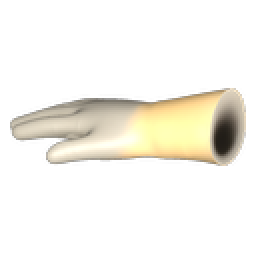
#> input picture assets/naiwa_hand_cursor-CH4k1llj.png, 128 x 128 px (shown 2 times larger)
$ python pixel-metrics.py ../assets/naiwa_hand_cursor-CH4k1llj.png
#> lines starting #> are read from the running program, lines starting #| are printed output that depends on the picture
# -*- coding: utf-8 -*-
"""
只读像素曝光度量：复算与对照截图用同一口径。

口径（与 docs/evidence/show-layer-status-20261109.md 的 0.41%/0.07%/110-112.5 对齐）：
  nearWhite = RGB 三通道全部 > 240 的像素占全图比例
  blown     = RGB 三通道全部 > 250 的像素占全图比例
  mean      = 全图 RGB 均值（同时给 Rec.709 亮度均值作参考）

用法： python -X utf8 scripts/pixel-metrics.py <png...>
"""
import os
import sys

import numpy as np
from PIL import Image


def metrics(path):
#> called with path = '../assets/naiwa_hand_cursor-CH4k1llj.png'
    im = np.asarray(Image.open(path).convert("RGB")).astype(np.float64)
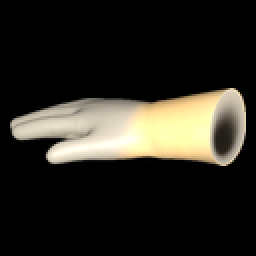
#> im: shape (128, 128, 3) float64 (shown 2 times larger); mean R, G, B 42.1, 39.7, 32.4
    gray = im.mean(axis=2)  # 通道算术均值：与基线 0.41% / 0.07% 口径一致（已用 v3-show3 主图反推验证）
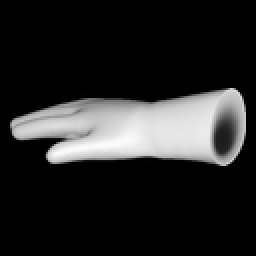
#> gray: shape (128, 128) float64 (shown 2 times larger); min 0, max 252, mean 38.1
    return {
        "file": os.path.basename(path),
        "shape": list(im.shape),
        "rgbMean": round(float(im.mean()), 2),
        "grayMean": round(float(gray.mean()), 2),
        "nearWhite240": round(float((gray > 240).mean() * 100), 2),
        "blown250": round(float((gray > 250).mean() * 100), 2),
        "allChannel240": round(float((im > 240).all(axis=2).mean() * 100), 2),
        "anyChannel240": round(float((im.max(axis=2) > 240).mean() * 100), 2),
        "uniqueColors": int(len(np.unique(im.reshape(-1, 3), axis=0))),
    }


if __name__ == "__main__":
    for p in sys.argv[1:]:
        m = metrics(p)
#> m = 9 items
        print(
            "%s  %dx%d  rgbMean=%s  grayMean=%s  nearWhite(gray>240)=%s%%  blown(gray>250)=%s%%  allCh>240=%s%%  anyCh>240=%s%%  uniqueColors=%d"
            % (m["file"], m["shape"][1], m["shape"][0], m["rgbMean"], m["grayMean"],
               m["nearWhite240"], m["blown250"], m["allChannel240"], m["anyChannel240"], m["uniqueColors"])
        )
#| naiwa_hand_cursor-CH4k1llj.png  128x128  rgbMean=38.09  grayMean=38.09  nearWhite(gray>240)=1.06%  blown(gray>250)=0.18%  allCh>240=0.18%  anyCh>240=7.9%  uniqueColors=2141
